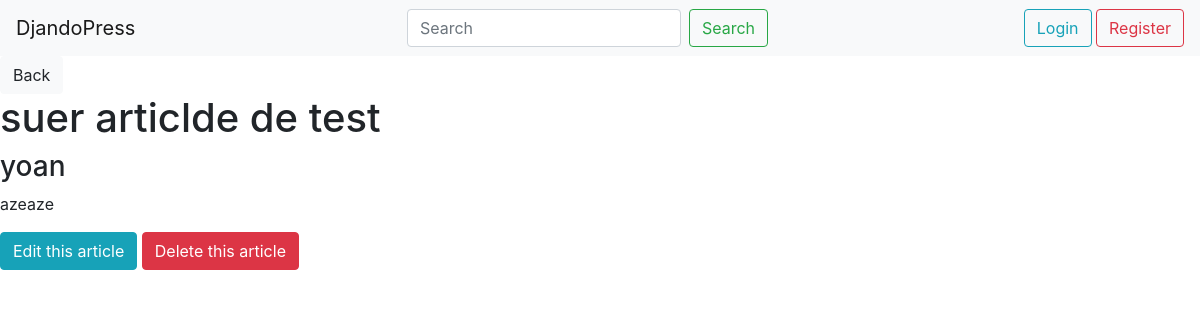
/31, run on the app's committed database.
### app/models.py (models this page shows, shortened)
class Article(models.Model):
    title = models.CharField(max_length=200,
                             default=None,
                             blank=True,
                             help_text='Title')
    content = models.TextField(default=None,
                               blank=True,
                               help_text='Content')
    author = models.ForeignKey(User, on_delete=models.CASCADE)
    created_at = models.DateTimeField(auto_now_add=True)
    updated_at = models.DateTimeField(auto_now=True)

### app/views.py (the view)
# urls.py: url(r'(?P<pk>\d+)$', ArticleDetails.as_view(), name="article"),
class ArticleDetails(DetailView):
    template_name = 'article.html'
    model = Article
    def get_context_data(self, **kwargs):
        context = super().get_context_data(**kwargs)
        return context

### templates/article.html
{% load i18n %}
{% include 'head.html' %}
    <main>
        <a class="btn btn-light" href="{% url 'index' %}">{% trans 'Back' %}</a>
        <article>
            <h1>{{ object.title }}</h1>
            <h3>{{ object.author }}</h3>
            <p>
                {{ object.content }}
            </p>
        </article>
        <a class="btn btn-info" href="{% url 'updateArticle' pk=object.pk %}">{% trans 'Edit this article' %}</a>
        <a class="btn btn-danger" href="{% url 'deleteArticle' pk=object.pk %}">{% trans 'Delete this article' %}</a>
    </main>
</body>
</html>

### static/common/styles.css (style rules this page uses)
html, body { height:100%; }

### data on the page
Article: title "suer articlde de test", author "yoan", content "azeaze"
